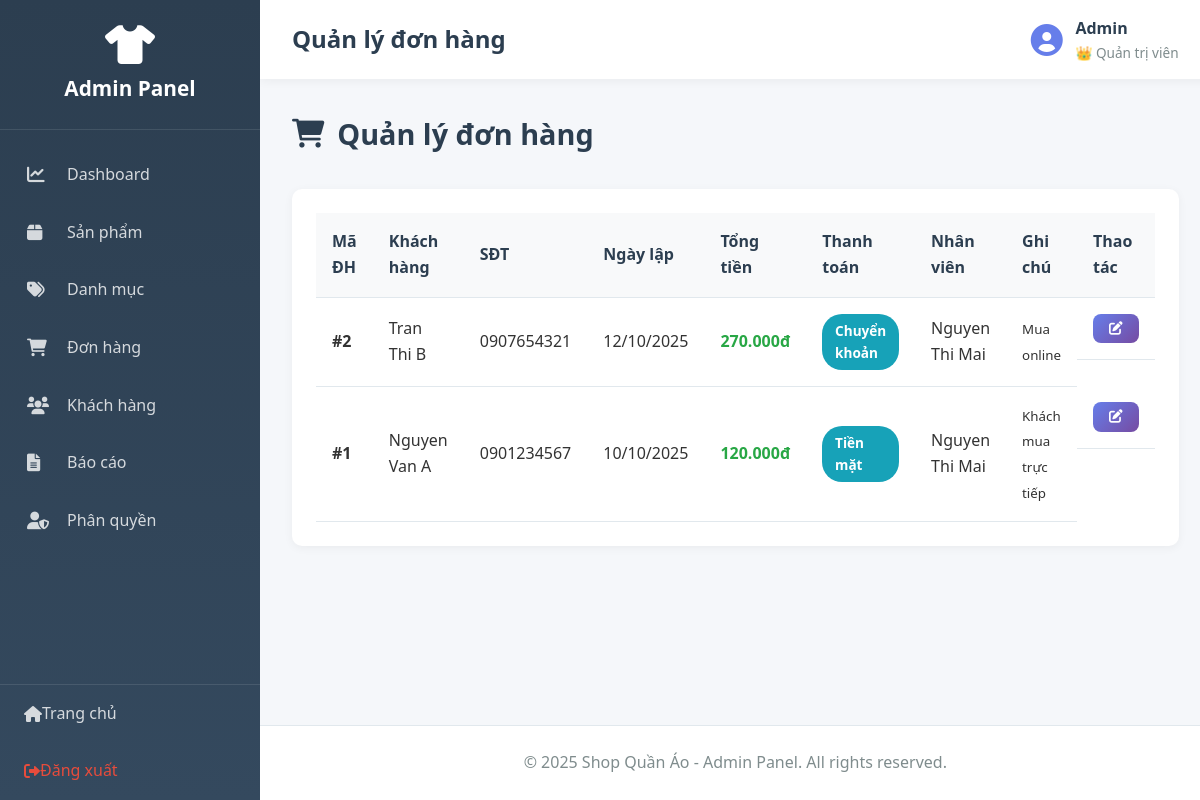
The page /admin/index.php?action=orders (signed in) on the database its author committed.
### tables this page shows
CREATE TABLE `nhanvien` (
  `MaNV` int(11) NOT NULL,
  `HoTen` varchar(100) DEFAULT NULL,
  `TenDangNhap` varchar(50) DEFAULT NULL,
  `MatKhau` varchar(255) DEFAULT NULL,
  `Email` varchar(100) DEFAULT NULL,
  `SoDienThoai` varchar(15) DEFAULT NULL,
  `MaVaiTro` int(11) DEFAULT NULL,
  `TrangThai` varchar(20) DEFAULT 'active'
);

CREATE TABLE `vaitro` (
  `MaVaiTro` int(11) NOT NULL,
  `TenVaiTro` varchar(50) DEFAULT NULL,
  `QuyenHan` enum('ToanQuyen','NhapXuat','XemBanHang') DEFAULT NULL
);

CREATE TABLE `hoadon` (
  `MaHD` int(11) NOT NULL,
  `NgayLap` date DEFAULT NULL,
  `TongTien` decimal(10,2) DEFAULT NULL,
  `HinhThucThanhToan` varchar(50) DEFAULT NULL,
  `MaKH` int(11) DEFAULT NULL,
  `TenKH` varchar(100) DEFAULT NULL,
  `SoDienThoai` varchar(15) DEFAULT NULL,
  `DiaChi` text DEFAULT NULL,
  `MaNV` int(11) DEFAULT NULL,
  `GhiChu` text DEFAULT NULL,
  `TrangThai` varchar(50) DEFAULT 'Đang xử lý'
);

### app/controllers/AdminController.php (called while the page is built, shortened)
<?php
require_once __DIR__ . '/../../core/Controller.php';
class AdminController extends Controller {
    public function orders() {
        $productModel = $this->model('Product');
        $sql = "SELECT hd.*, nv.HoTen as TenNV
                FROM hoadon hd
                LEFT JOIN nhanvien nv ON hd.MaNV = nv.MaNV
                ORDER BY hd.NgayLap DESC";
        $orders = $productModel->query($sql)->fetch_all(MYSQLI_ASSOC);
        $data = [
            'page_title' => 'Quản lý đơn hàng',
            'orders' => $orders
        ];
        $this->view('admin/orders', $data);
    }
}
?>

### core/Model.php (called while the page is built, shortened)
<?php
class Model {
    protected $db;
    public function __construct() {
        $this->db = $this->connectDB();
    }
    private function connectDB() {
        $conn = new mysqli(DB_HOST, DB_USER, DB_PASS, DB_NAME);
        $conn->set_charset("utf8mb4");
        return $conn;
    }
    public function query($sql) {
        return $this->db->query($sql);
    }
}
?>

### app/models/Admin.php (called while the page is built, shortened)
<?php
require_once __DIR__ . '/../../core/Model.php';
class Admin extends Model {
    public function isLoggedIn() {
        return isset($_SESSION['admin_id']) && isset($_SESSION['admin_role']);
    }
    public function getCurrentAdmin() {
        $adminId = intval($_SESSION['admin_id']);
        $sql = "SELECT nv.*, vt.TenVaiTro, vt.QuyenHan
                FROM nhanvien nv
                LEFT JOIN vaitro vt ON nv.MaVaiTro = vt.MaVaiTro
                WHERE nv.MaNV = {$adminId}";
        $result = $this->query($sql);
        if ($result && $result->num_rows > 0) {
            return $result->fetch_assoc();
        }
        return null;
    }
}
?>

### app/views/admin/orders.php (the view, shortened to what this page needs)
<?php require_once __DIR__ . '/../layouts/admin_header.php'; ?>
<div class="page-header">
    <h2><i class="fas fa-shopping-cart"></i> Quản lý đơn hàng</h2>
</div>
<div class="admin-card">
    <div class="card-body">
        <?php if (!empty($orders)): ?>
        <table class="data-table">
            <thead>
                <tr>
                    <th>Mã ĐH</th>
                    <th>Khách hàng</th>
                    <th>SĐT</th>
                    <th>Ngày lập</th>
                    <th>Tổng tiền</th>
                    <th>Thanh toán</th>
                    <th>Nhân viên</th>
                    <th>Ghi chú</th>
                    <th>Thao tác</th>
                </tr>
            </thead>
            <tbody>
                <?php foreach ($orders as $order): ?>
                <tr>
                    <td><strong>#<?php echo $order['MaHD']; ?></strong></td>
                    <td><?php echo htmlspecialchars($order['TenKH']); ?></td>
                    <td><?php echo htmlspecialchars($order['SoDienThoai']); ?></td>
                    <td><?php echo date('d/m/Y', strtotime($order['NgayLap'])); ?></td>
                    <td class="text-success">
                        <strong><?php echo number_format($order['TongTien'], 0, ',', '.'); ?>đ</strong>
                    </td>
                    <td>
                        <span class="badge badge-info">
                            <?php echo htmlspecialchars($order['HinhThucThanhToan']); ?>
                        </span>
                    </td>
                    <td><?php echo htmlspecialchars($order['TenNV']); ?></td>
                    <td><small><?php echo htmlspecialchars($order['GhiChu']); ?></small></td>
                    <td class="actions">
                        <a href="index.php?action=editOrder&id=<?php echo $order['MaHD']; ?>"
                           class="btn btn-sm btn-primary"
                           title="Sửa">
                            <i class="fas fa-edit"></i>
                        </a>
                    </td>
                </tr>
                <?php endforeach; ?>
            </tbody>
        </table>
        <?php endif; ?>
    </div>
</div>
<?php require_once __DIR__ . '/../layouts/admin_footer.php'; ?>

### app/views/layouts/admin_header.php (shortened to what this page needs)
<!DOCTYPE html>
<html lang="vi">
<head>
    <link rel="stylesheet" href="../public/css/admin.css">
    <link rel="stylesheet" href="https://cdnjs.cloudflare.com/ajax/libs/font-awesome/6.0.0/css/all.min.css">
</head>
<body class="admin-panel">
    <?php
    require_once __DIR__ . '/../../models/Admin.php';
    $adminModel = new Admin();
    $currentAdmin = $adminModel->getCurrentAdmin();
    ?>
    <aside class="admin-sidebar">
        <div class="sidebar-header">
            <i class="fas fa-tshirt"></i>
            <h2>Admin Panel</h2>
        </div>
        <nav class="sidebar-nav">
            <a href="index.php?action=dashboard" class="nav-item">
                <i class="fas fa-chart-line"></i>
                <span>Dashboard</span>
            </a>
            <a href="index.php?action=products" class="nav-item">
                <i class="fas fa-box"></i>
                <span>Sản phẩm</span>
            </a>
            <a href="index.php?action=categories" class="nav-item">
                <i class="fas fa-tags"></i>
                <span>Danh mục</span>
            </a>
            <a href="index.php?action=orders" class="nav-item">
                <i class="fas fa-shopping-cart"></i>
                <span>Đơn hàng</span>
            </a>
            <a href="index.php?action=customers" class="nav-item">
                <i class="fas fa-users"></i>
                <span>Khách hàng</span>
            </a>
            <a href="index.php?action=reports" class="nav-item">
                <i class="fas fa-file-alt"></i>
                <span>Báo cáo</span>
            </a>
            <?php if (isset($_SESSION['admin_permission']) && $_SESSION['admin_permission'] == 'ToanQuyen'): ?>
            <a href="index.php?action=users" class="nav-item">
                <i class="fas fa-user-shield"></i>
                <span>Phân quyền</span>
            </a>
            <?php endif; ?>
        </nav>
        <div class="sidebar-footer">
            <a href="../public/index.php" class="nav-item">
                <i class="fas fa-home"></i>
                <span>Trang chủ</span>
            </a>
            <a href="index.php?action=logout" class="nav-item logout">
                <i class="fas fa-sign-out-alt"></i>
                <span>Đăng xuất</span>
            </a>
        </div>
    </aside>
    <div class="admin-main">
        <header class="admin-topbar">
            <div class="topbar-left">
                <h1><?php echo $page_title ?? 'Admin Panel'; ?></h1>
            </div>
            <div class="topbar-right">
                <div class="admin-info">
                    <i class="fas fa-user-circle fa-2x"></i>
                    <div>
                        <strong><?php echo $currentAdmin['HoTen'] ?? 'Admin'; ?></strong>
                        <small>
                            <?php
                            $roleName = $currentAdmin['TenVaiTro'] ?? $_SESSION['admin_role'] ?? 'Nhân viên';
                            $permission = $currentAdmin['QuyenHan'] ?? $_SESSION['admin_permission'] ?? '';
                            $roleIcons = [
                                'ToanQuyen' => '👑',
                                'NhapXuat' => '📦',
                                'XemBanHang' => '👤'
                            ];
                            echo ($roleIcons[$permission] ?? '👤') . ' ' . htmlspecialchars($roleName);
                            ?>
                        </small>
                    </div>
                </div>
            </div>
        </header>
        <main class="admin-content">

### public/css/admin.css (style rules this page uses)
* { margin: 0; padding: 0; box-sizing: border-box; }
body { font-family: 'Segoe UI', Tahoma, Geneva, Verdana, sans-serif; line-height: 1.6; color: #333; background-color: #f5f7fa; }
.admin-panel { display: flex; min-height: 100vh; }
.admin-sidebar { width: 260px; background: linear-gradient(180deg, #2c3e50 0%, #34495e 100%); color: white; position: fixed; height: 100vh; overflow-y: auto; z-index: 1000; }
.sidebar-header { padding: 1.5rem; text-align: center; border-bottom: 1px solid rgba(255,255,255,0.1); }
.sidebar-header i { font-size: 2.5rem; margin-bottom: 0.5rem; }
.sidebar-header h2 { font-size: 1.3rem; margin: 0; }
.sidebar-nav { padding: 1rem 0; }
.sidebar-nav .nav-item { display: flex; align-items: center; padding: 1rem 1.5rem; color: rgba(255,255,255,0.8); text-decoration: none; transition: all 0.3s; border-left: 3px solid transparent; }
.sidebar-nav .nav-item i { width: 24px; margin-right: 1rem; font-size: 1.1rem; }
.sidebar-footer { position: absolute; bottom: 0; width: 100%; border-top: 1px solid rgba(255,255,255,0.1); }
.sidebar-footer .nav-item { display: flex; align-items: center; padding: 1rem 1.5rem; color: rgba(255,255,255,0.8); text-decoration: none; transition: all 0.3s; }
.sidebar-footer .nav-item.logout { color: #e74c3c; }
.admin-main { margin-left: 260px; flex: 1; display: flex; flex-direction: column; min-height: 100vh; }
.admin-topbar { background: white; padding: 1rem 2rem; box-shadow: 0 2px 10px rgba(0,0,0,0.05); display: flex; justify-content: space-between; align-items: center; }
.topbar-left h1 { font-size: 1.5rem; color: #2c3e50; margin: 0; }
.topbar-right { display: flex; align-items: center; gap: 1.5rem; }
.admin-info { display: flex; align-items: center; gap: 0.8rem; }
.admin-info i { color: #667eea; }
.admin-info strong { display: block; color: #2c3e50; }
.admin-info small { display: block; color: #7f8c8d; font-size: 0.85rem; }
.admin-content { flex: 1; padding: 2rem; }
.page-header { display: flex; justify-content: space-between; align-items: center; margin-bottom: 2rem; }
.page-header h2 { font-size: 1.8rem; color: #2c3e50; display: flex; align-items: center; gap: 0.8rem; }
.admin-card { background: white; border-radius: 10px; box-shadow: 0 2px 10px rgba(0,0,0,0.05); margin-bottom: 2rem; }
.admin-card .card-body { padding: 1.5rem; }
.data-table { width: 100%; border-collapse: collapse; }
.data-table thead { background: #f8f9fa; }
.data-table th, .data-table td { padding: 1rem; text-align: left; border-bottom: 1px solid #e1e8ed; }
.data-table th { font-weight: 600; color: #2c3e50; }
.data-table .actions { display: flex; gap: 0.5rem; }
.btn { display: inline-flex; align-items: center; gap: 0.5rem; padding: 0.7rem 1.3rem; border: none; border-radius: 8px; font-size: 0.95rem; font-weight: 500; cursor: pointer; text-decoration: none; transition: all 0.3s; }
.btn-primary { background: linear-gradient(135deg, #667eea 0%, #764ba2 100%); color: white; }
.btn-sm { padding: 0.5rem 1rem; font-size: 0.85rem; }
.badge { display: inline-block; padding: 0.4rem 0.8rem; border-radius: 20px; font-size: 0.85rem; font-weight: 600; }
.badge-info { background-color: #17a2b8; color: white; }
.text-success { color: #28a745 !important; }

### rows shown on the page
nhanvien: HoTen "Admin", MaVaiTro.QuyenHan "👑", MaVaiTro.TenVaiTro "Quản trị viên"
hoadon: MaHD "2", TenKH "Tran Thi B", SoDienThoai "0907654321", NgayLap "12/10/2025", TongTien "270.000", HinhThucThanhToan "Chuyển khoản", MaNV.HoTen "Nguyen Thi Mai", GhiChu "Mua online"
hoadon: MaHD "1", TenKH "Nguyen Van A", SoDienThoai "0901234567", NgayLap "10/10/2025", TongTien "120.000", HinhThucThanhToan "Tiền mặt", MaNV.HoTen "Nguyen Thi Mai", GhiChu "Khách mua trực tiếp"

### other values the page prints
$page_title "Quản lý đơn hàng"
